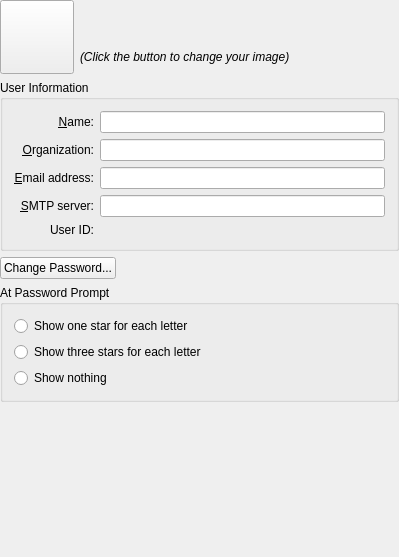
<ui version="4.0" >
 <author>Frans Englich &lt;frans.englich@telia.com></author>
 <class>MainWidget</class>
 <widget class="QWidget" name="MainWidget" >
  <property name="geometry" >
   <rect>
    <x>0</x>
    <y>0</y>
    <width>399</width>
    <height>557</height>
   </rect>
  </property>
  <property name="windowTitle" >
   <string>KCMUserAccount</string>
  </property>
  <layout class="QVBoxLayout" name="verticalLayout" >
   <property name="margin" >
    <number>0</number>
   </property>
   <item>
    <layout class="QHBoxLayout" >
     <item>
      <widget class="KPushButton" name="btnChangeFace" >
       <property name="sizePolicy" >
        <sizepolicy vsizetype="Fixed" hsizetype="Fixed" >
         <horstretch>0</horstretch>
         <verstretch>0</verstretch>
        </sizepolicy>
       </property>
       <property name="minimumSize" >
        <size>
         <width>74</width>
         <height>74</height>
        </size>
       </property>
       <property name="maximumSize" >
        <size>
         <width>74</width>
         <height>74</height>
        </size>
       </property>
       <property name="acceptDrops" >
        <bool>true</bool>
       </property>
       <property name="text" >
        <string/>
       </property>
      </widget>
     </item>
     <item>
      <layout class="QVBoxLayout" >
       <property name="margin" >
        <number>0</number>
       </property>
       <item>
        <widget class="QLabel" name="lblUsername" >
         <property name="font" >
          <font>
           <family>Bitstream Charter</family>
           <pointsize>14</pointsize>
          </font>
         </property>
         <property name="text" >
          <string/>
         </property>
         <property name="alignment" >
          <set>Qt::AlignVCenter</set>
         </property>
         <property name="wordWrap" >
          <bool>false</bool>
         </property>
        </widget>
       </item>
       <item>
        <widget class="QLabel" name="lblClickButtonInfo" >
         <property name="text" >
          <string>&lt;i>(Click the button to change your image)&lt;/i></string>
         </property>
         <property name="alignment" >
          <set>Qt::AlignVCenter</set>
         </property>
         <property name="wordWrap" >
          <bool>false</bool>
         </property>
        </widget>
       </item>
      </layout>
     </item>
    </layout>
   </item>
   <item>
    <widget class="QGroupBox" name="grpUserInformation" >
     <property name="title" >
      <string>User Information</string>
     </property>
     <layout class="QGridLayout" >
      <item row="0" column="0" >
       <widget class="QLabel" name="lblRealName" >
        <property name="text" >
         <string>&amp;Name:</string>
        </property>
        <property name="alignment" >
         <set>Qt::AlignRight|Qt::AlignTrailing|Qt::AlignVCenter</set>
        </property>
        <property name="wordWrap" >
         <bool>false</bool>
        </property>
        <property name="buddy" >
         <cstring>leRealname</cstring>
        </property>
       </widget>
      </item>
      <item row="0" column="1" >
       <widget class="KLineEdit" name="leRealname" >
        <property name="showClearButton" stdset="0" >
         <bool>true</bool>
        </property>
       </widget>
      </item>
      <item row="1" column="0" >
       <widget class="QLabel" name="lblOrganisation" >
        <property name="text" >
         <string>&amp;Organization:</string>
        </property>
        <property name="alignment" >
         <set>Qt::AlignRight|Qt::AlignTrailing|Qt::AlignVCenter</set>
        </property>
        <property name="wordWrap" >
         <bool>false</bool>
        </property>
        <property name="buddy" >
         <cstring>leOrganization</cstring>
        </property>
       </widget>
      </item>
      <item row="1" column="1" >
       <widget class="KLineEdit" name="leOrganization" >
        <property name="showClearButton" stdset="0" >
         <bool>true</bool>
        </property>
       </widget>
      </item>
      <item row="2" column="0" >
       <widget class="QLabel" name="lblEmail" >
        <property name="text" >
         <string>&amp;Email address:</string>
        </property>
        <property name="alignment" >
         <set>Qt::AlignRight|Qt::AlignTrailing|Qt::AlignVCenter</set>
        </property>
        <property name="wordWrap" >
         <bool>false</bool>
        </property>
        <property name="buddy" >
         <cstring>leEmail</cstring>
        </property>
       </widget>
      </item>
      <item row="2" column="1" >
       <widget class="KLineEdit" name="leEmail" >
        <property name="showClearButton" stdset="0" >
         <bool>true</bool>
        </property>
       </widget>
      </item>
      <item row="3" column="0" >
       <widget class="QLabel" name="textLabel3" >
        <property name="text" >
         <string>&amp;SMTP server:</string>
        </property>
        <property name="alignment" >
         <set>Qt::AlignRight|Qt::AlignTrailing|Qt::AlignVCenter</set>
        </property>
        <property name="wordWrap" >
         <bool>false</bool>
        </property>
        <property name="buddy" >
         <cstring>leSMTP</cstring>
        </property>
       </widget>
      </item>
      <item row="3" column="1" >
       <widget class="KLineEdit" name="leSMTP" >
        <property name="showClearButton" stdset="0" >
         <bool>true</bool>
        </property>
       </widget>
      </item>
      <item row="4" column="0" >
       <widget class="QLabel" name="lblUIDTell" >
        <property name="text" >
         <string>User ID:</string>
        </property>
        <property name="alignment" >
         <set>Qt::AlignRight|Qt::AlignTrailing|Qt::AlignVCenter</set>
        </property>
        <property name="wordWrap" >
         <bool>false</bool>
        </property>
       </widget>
      </item>
      <item row="4" column="1" >
       <widget class="QLabel" name="lblUID" >
        <property name="text" >
         <string/>
        </property>
        <property name="wordWrap" >
         <bool>false</bool>
        </property>
       </widget>
      </item>
     </layout>
    </widget>
   </item>
   <item>
    <layout class="QHBoxLayout" name="horizontalLayout" >
     <item>
      <widget class="KPushButton" name="btnChangePassword" >
       <property name="text" >
        <string>Change Password...</string>
       </property>
      </widget>
     </item>
     <item>
      <spacer>
       <property name="orientation" >
        <enum>Qt::Horizontal</enum>
       </property>
       <property name="sizeType" >
        <enum>QSizePolicy::Expanding</enum>
       </property>
       <property name="sizeHint" stdset="0" >
        <size>
         <width>158</width>
         <height>18</height>
        </size>
       </property>
      </spacer>
     </item>
    </layout>
   </item>
   <item>
    <widget class="KButtonGroup" name="kcfg_EchoMode" >
     <property name="title" >
      <string>At Password Prompt</string>
     </property>
     <layout class="QVBoxLayout" name="verticalLayout_2" >
      <item>
       <widget class="QRadioButton" name="rdbOneStar" >
        <property name="text" >
         <string>Show one star for each letter</string>
        </property>
       </widget>
      </item>
      <item>
       <widget class="QRadioButton" name="rdbThreeStars" >
        <property name="text" >
         <string>Show three stars for each letter</string>
        </property>
       </widget>
      </item>
      <item>
       <widget class="QRadioButton" name="rdbShowPassword" >
        <property name="text" >
         <string>Show nothing</string>
        </property>
       </widget>
      </item>
     </layout>
    </widget>
   </item>
   <item>
    <spacer>
     <property name="orientation" >
      <enum>Qt::Vertical</enum>
     </property>
     <property name="sizeType" >
      <enum>QSizePolicy::Expanding</enum>
     </property>
     <property name="sizeHint" stdset="0" >
      <size>
       <width>20</width>
       <height>16</height>
      </size>
     </property>
    </spacer>
   </item>
  </layout>
 </widget>
 <layoutdefault spacing="6" margin="11" />
 <layoutfunction spacing="KDialog::spacingHint" margin="KDialog::marginHint" />
 <pixmapfunction>qPixmapFromMimeSource</pixmapfunction>
 <customwidgets>
  <customwidget>
   <class>KButtonGroup</class>
   <extends>QGroupBox</extends>
   <header>kbuttongroup.h</header>
   <container>1</container>
  </customwidget>
  <customwidget>
   <class>KLineEdit</class>
   <extends>QLineEdit</extends>
   <header>klineedit.h</header>
  </customwidget>
  <customwidget>
   <class>KPushButton</class>
   <extends>QPushButton</extends>
   <header>kpushbutton.h</header>
  </customwidget>
 </customwidgets>
 <tabstops>
  <tabstop>btnChangeFace</tabstop>
  <tabstop>leRealname</tabstop>
  <tabstop>leOrganization</tabstop>
  <tabstop>leEmail</tabstop>
  <tabstop>leSMTP</tabstop>
  <tabstop>btnChangePassword</tabstop>
 </tabstops>
 <resources/>
 <connections/>
</ui>
